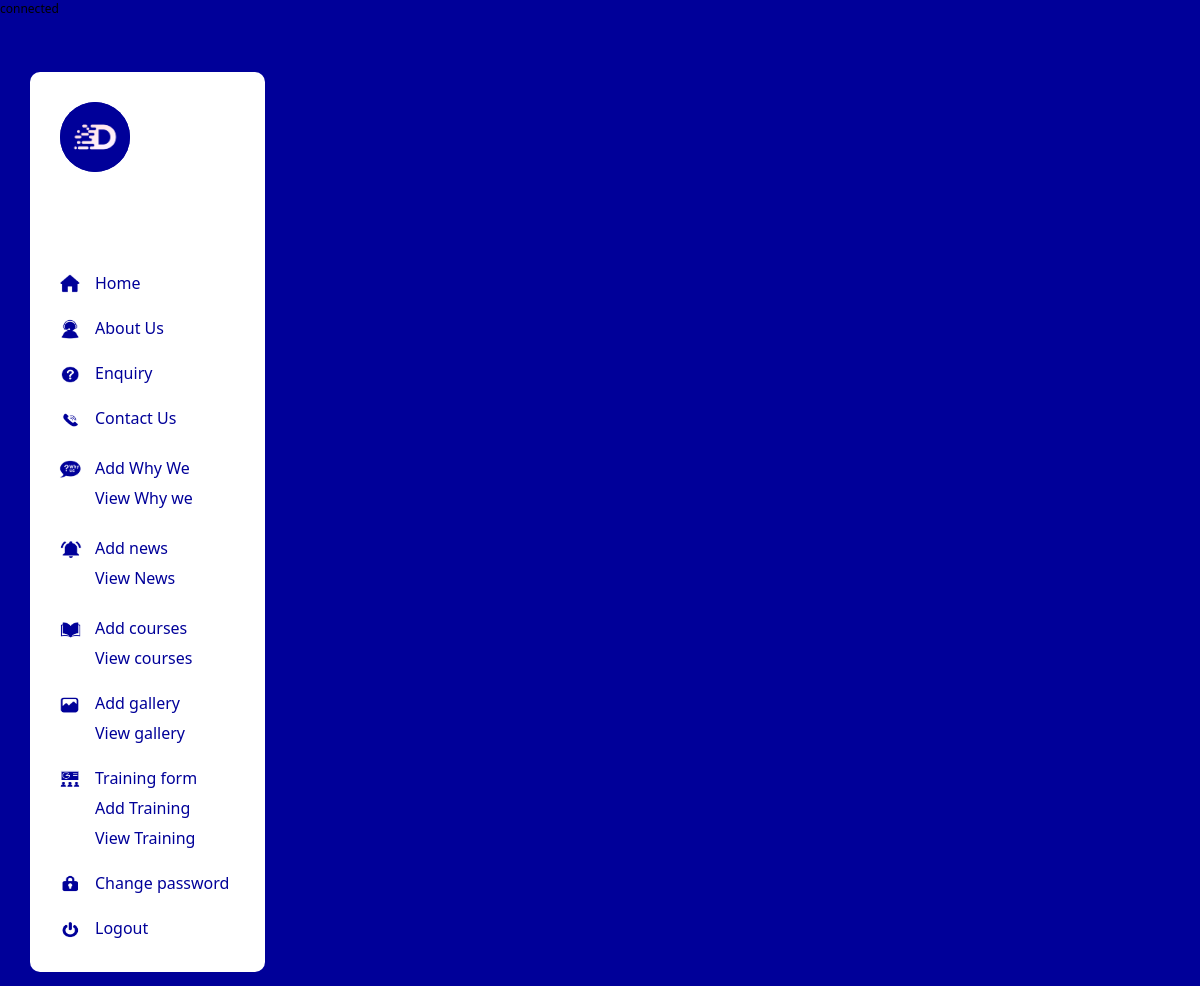
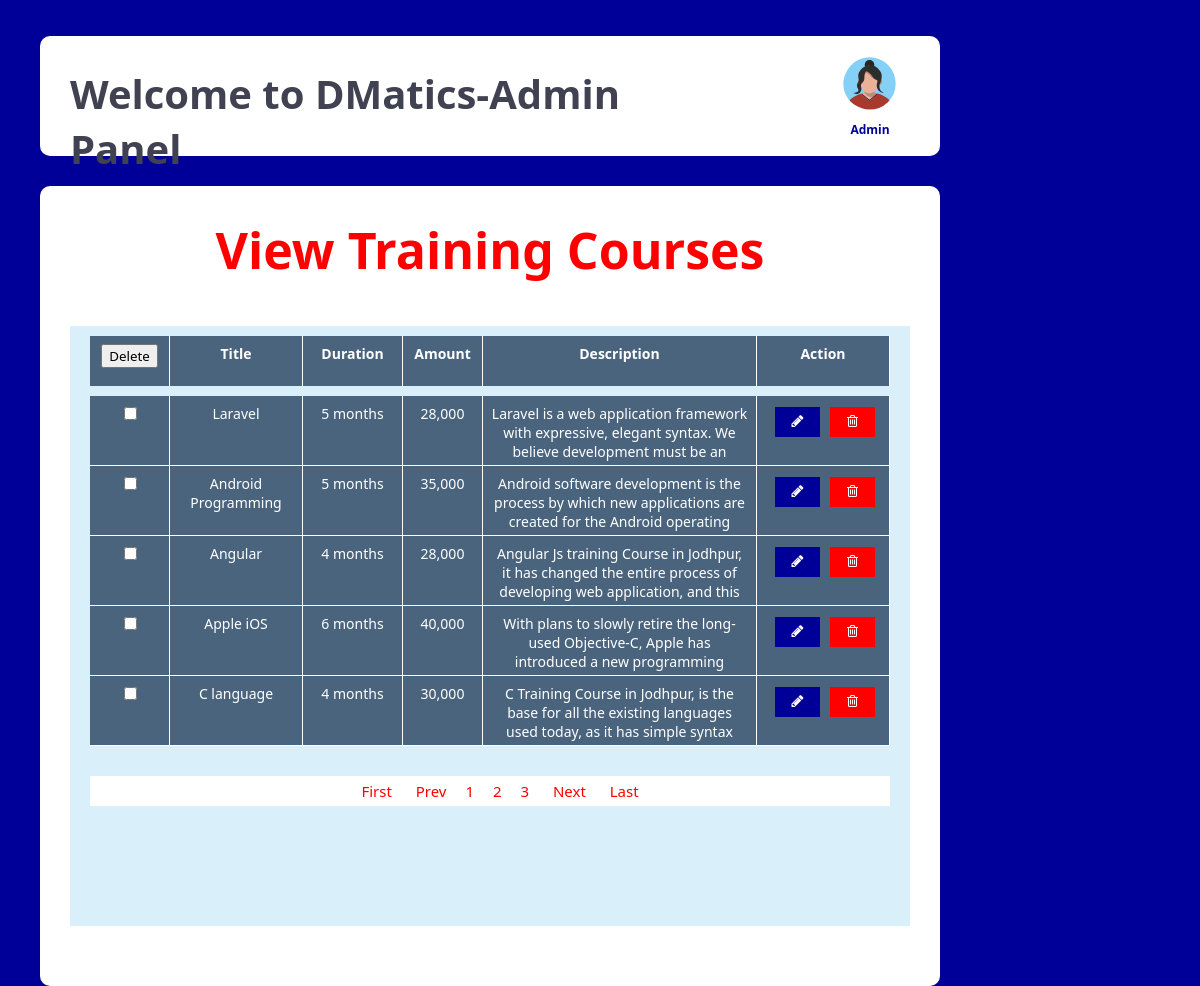
The page /admin/viewtraining.php (signed in) on the database its author committed (2 pictures, top to bottom).
### tables this page shows
CREATE TABLE `trainingcourse` (
  `id` int(3) NOT NULL,
  `tcname` varchar(50) NOT NULL,
  `tcdetail` varchar(500) NOT NULL,
  `duration` varchar(50) NOT NULL,
  `amount` varchar(10) NOT NULL
);

### admin/viewtraining.php (the view, shortened to what this page needs)
<?php
include("config/connection.php");
$endrecord=5;
$next=$_GET['page']+1;
$prev=$_GET['page']-1;
$startrecord=$_GET['page']* $endrecord;
$query="select* from trainingcourse order by tcname ASC limit $startrecord, $endrecord";
$result=mysqli_query($conn,$query);
?>
<html>
 <head>
    <link href="css/style.css" rel="stylesheet">
    <link href="css/font-awesome.min.css" rel="stylesheet">
 </head>
 <body>
   <div class="bar"></div>
   <?php include ("mleft.php") ?>
   <?php include ("header.php") ?>
   <div class="main">
     <div class="pagetitle"> View Training Courses</div>
       <div class="mright2">
          <form method="post">
            <div class="viewrow bold">
               <div class="viewcol" style="width:80px;"> <input type="submit" name="delete" value="Delete" class="del"></div>
               <div class="viewcol w120"> Title</div>
               <div class="viewcol ">Duration</div>
               <div class="viewcol " style="width:80px;">Amount</div>
               <div class="viewcol " style="width:274px;">Description</div>
               <div class="viewcol w120">Action</div>
            </div>
            <?php
                while($row=mysqli_fetch_assoc($result))
                 {
            ?>
            <div class="viewrow ">
                 <div class="viewcol2"  style="width:80px;"> <input type="checkbox" name="delid[]" value="<?php echo $row ['id'];?>"> </div>
                 <div class="viewcol2 w120">  <?php echo $row['tcname']?>  </div>
                 <div class="viewcol2">    <?php echo $row['duration']?> </div>
                 <div class="viewcol2" style="width:80px;">    <?php echo $row['amount']?> </div>
                 <div class="viewcol2 " style="width:274px;"> <?php echo $row['tcdetail']?> </div>
                 <div class="viewcol2 w120">
                  <a href="addtraining.php?updid=<?php echo $row['id']?>">
                   <div class="actionedit"> <b class="fa fa-pencil"></b> </div></a>
                  <a href="viewtraining.php?delid=<?php echo $row['id']?>">
                   <div class="actiondelete"  onClick=" return del()"><b class="fa fa-trash-o"></b></div>
                 </div></a>
            </div>
            <?php
              }
            ?>
           <div class="paging">
             <?php
               if($_GET['page']==0)
				       {
	      	       echo '<a href="viewtraining.php?page=0" style="padding-left:20px;">First</a>
                       <a href="viewtraining.php?page=<?php echo $prev;?>" style="padding-left:20px;">Prev</a>';
				       }
		        	else
  			       {
              ?>
               <a href="viewtraining.php?page=0">First</a>
               <a href="viewtraining.php?page=<?php echo $prev;?>">Prev</a>
             <?php
               }
             ?>
			      <?php
		          	$sel_pag="select* from trainingcourse" ;
			        $exe_pag=mysqli_query($conn,$sel_pag);
                    $tot_rec=mysqli_num_rows($exe_pag);
		          	$final_tot=ceil($tot_rec/$endrecord);
                for($aa=0; $aa<$final_tot; $aa++)
			         {
			      ?>
			          <a href="viewtraining.php?page=<?php echo $aa;?>" style="padding-left:15px;"><?php echo $aa+1;?></a>
			      <?php
			         }
			      ?>
            <?php
	            if($_GET['page']==$final_tot-1)
	            {
            ?> Next Last
	         <?php
        	    }
	            else
	            {
	         ?>
			          <a href="viewtraining.php?page=<?php echo $next;?>" style="padding-left:20px; box-sizing:border-box;">Next</a>
		            <a href="viewtraining.php?page=<?php echo $final_tot-1;?>" style="padding-left:20px; box-sizing:border-box;">Last</a>
           <?php
            }
           ?>
        </div>
          </form>
       </div>
   </div>
 </body>
</html>

### admin/css/style.css (style rules this page uses)
* { font-family: 'Segoe UI', Tahoma, Geneva, Verdana, sans-serif; }
body { background-color:#009; margin:0px; padding:0px; color:#000; font-size: 12px;; }
.bar { width:100%; height:5px; background-color:#009; }
.main { width:900px; min-height:800px; background-color:#fff; margin-top:30px; margin-left:40px; border-radius:10px; float:left; }
.pagetitle { width: 850px; height: 80px; margin:30px auto; text-align: center; font-size: 50px; color: #f00; font-weight: bold; }
.mright2 { width:840px; min-height:600px; background-color:#d9f0fb; margin-left:30px; float:left; }
.viewrow, .vrow { width: 800px; height:50px; background-color:#000; margin: 10px auto; }
.viewcol, .viewcol2 { width: 100px; height: 50px; background-color:rgb(74, 100, 126); border-right: solid 1px #fff; padding-top:8px; padding-left:8px; padding-right:8px; font-size:14px; box-sizing: border-box; text-align: center; overflow: auto; color:white; float:left; }
.viewcol2 { height:70px; border-bottom: solid 1px #fff; }
.w120 { width:133px; }
.bold { font-size:22px; font-weight:bold; }
.actionedit, .actiondelete { width: 45px; height: 30px; background-color: #009; margin:3px 0 0 10px; color:white; text-align: center; float: left; padding-top: 7px; box-sizing: border-box; }
.actiondelete { background-color: #f00; }
.paging { width:800px; height:30px; background-color:#fff; color:#f00; margin:90px auto; text-align: center; font-size:15px; font-weight:500; padding-top:5px; box-sizing: border-box; }
.paging a { text-decoration: none; color:#f00; }

### rows shown on the page
trainingcourse: tcname "Laravel", duration "5 months", amount "28,000", tcdetail "Laravel is a web application framework with expressive, elegant syntax. We believe development must be an…"
trainingcourse: tcname "Android Programming", duration "5 months", amount "35,000", tcdetail "Android software development is the process by which new applications are created for the Android operating…"
trainingcourse: tcname "Angular", duration "4 months", amount "28,000", tcdetail "Angular Js training Course in Jodhpur, it has changed the entire process of developing web application, and this…"
trainingcourse: tcname "Apple iOS", duration "6 months", amount "40,000", tcdetail "With plans to slowly retire the long-used Objective-C, Apple has introduced a new programming…"
trainingcourse: tcname "C language", duration "4 months", amount "30,000", tcdetail "C Training Course in Jodhpur, is the base for all the existing languages used today, as it has simple syntax…"
